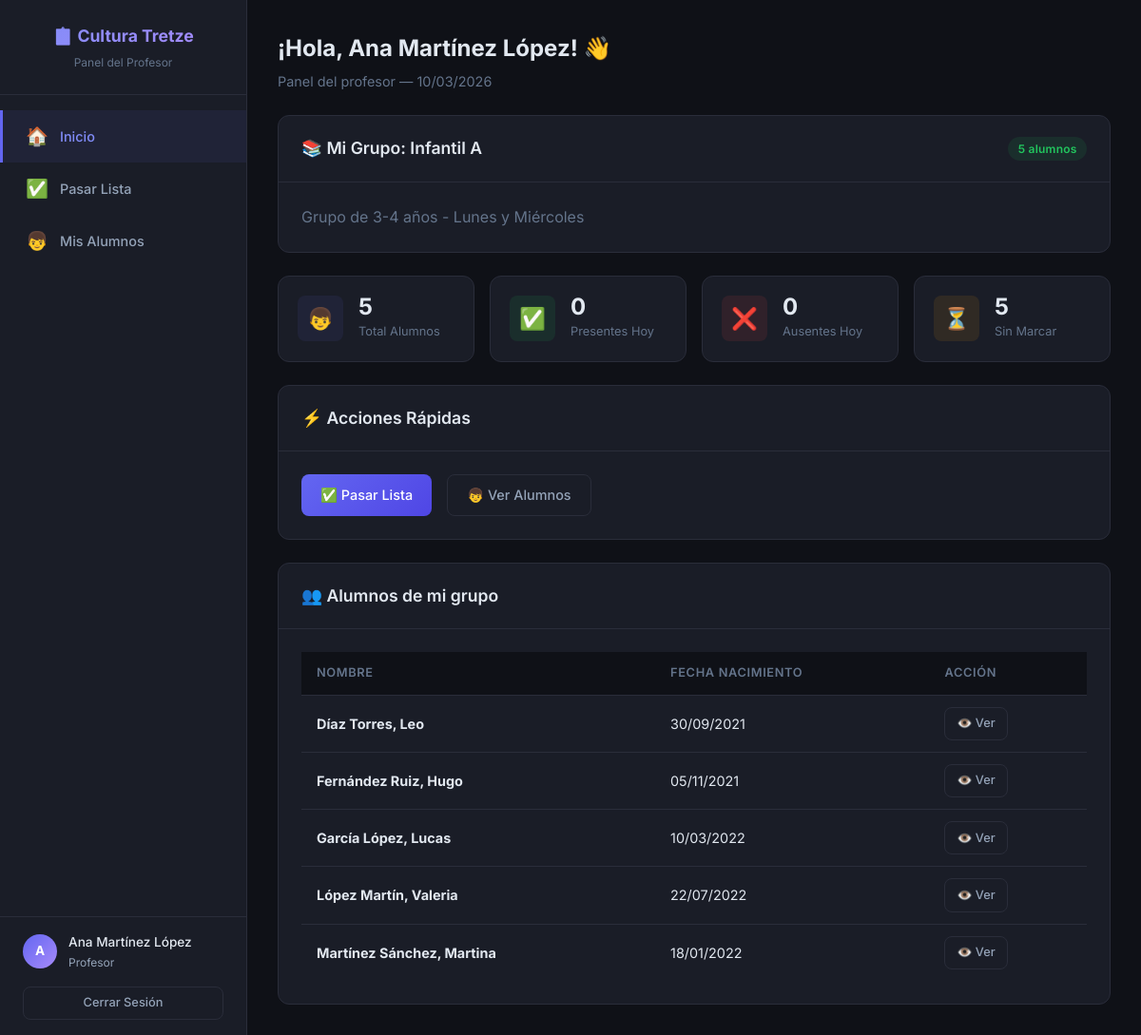
The page /teacher/index.php (signed in) on the database its author committed.
### tables this page shows
CREATE TABLE IF NOT EXISTS `groups` (
    `id` INT AUTO_INCREMENT PRIMARY KEY,
    `name` VARCHAR(100) NOT NULL,
    `description` VARCHAR(255) DEFAULT NULL,
    `teacher_id` INT DEFAULT NULL,
    `created_at` DATETIME DEFAULT CURRENT_TIMESTAMP,
    FOREIGN KEY (`teacher_id`) REFERENCES `users`(`id`) ON DELETE SET NULL
);

CREATE TABLE IF NOT EXISTS `students` (
    `id` INT AUTO_INCREMENT PRIMARY KEY,
    `name` VARCHAR(100) NOT NULL,
    `surname` VARCHAR(100) NOT NULL,
    `birthdate` DATE DEFAULT NULL,
    `parent_id` INT DEFAULT NULL,
    `group_id` INT DEFAULT NULL,
    `photo` VARCHAR(255) DEFAULT NULL,
    `notes` TEXT DEFAULT NULL,
    `created_at` DATETIME DEFAULT CURRENT_TIMESTAMP,
    FOREIGN KEY (`parent_id`) REFERENCES `users`(`id`) ON DELETE SET NULL,
    FOREIGN KEY (`group_id`) REFERENCES `groups`(`id`) ON DELETE SET NULL
);

### classes/Auth.php (called while the page is built, shortened)
<?php
class Auth {
    public static function getUserId() {
        return $_SESSION['user_id'] ?? null;
    }
    public static function getUserName() {
        return $_SESSION['user_name'] ?? null;
    }
}

### config/database.php (called while the page is built, shortened)
<?php
function getDB() {
    static $pdo = null;
    if ($pdo === null) {
        try {
            $dsn = "mysql:host=" . DB_HOST . ";dbname=" . DB_NAME . ";charset=" . DB_CHARSET;
            $pdo = new PDO($dsn, DB_USER, DB_PASS, [
                PDO::ATTR_ERRMODE            => PDO::ERRMODE_EXCEPTION,
                PDO::ATTR_DEFAULT_FETCH_MODE => PDO::FETCH_ASSOC,
                PDO::ATTR_EMULATE_PREPARES   => false,
            ]);
        } catch (PDOException $e) {
            die("Error de conexión: " . $e->getMessage());
        }
    }
    return $pdo;
}

### classes/GroupManager.php (called while the page is built, shortened)
<?php
class GroupManager {
    private $db;
    public function __construct() {
        $this->db = getDB();
    }
    public function getByTeacherId($teacherId) {
        $stmt = $this->db->prepare("
            SELECT g.*, COUNT(s.id) AS student_count
            FROM `groups` g
            LEFT JOIN students s ON s.group_id = g.id
            WHERE g.teacher_id = :teacher_id
            GROUP BY g.id
            LIMIT 1
        ");
        $stmt->execute([':teacher_id' => $teacherId]);
        return $stmt->fetch();
    }
}

### classes/Student.php (called while the page is built, shortened)
<?php
class Student {
    private $db;
    public function __construct() {
        $this->db = getDB();
    }
    public function getAll($filters = []) {
        $where = [];
        $params = [];
        if (!empty($filters['group_id'])) {
            $where[] = "s.group_id = :group_id";
            $params[':group_id'] = $filters['group_id'];
        }
        $whereClause = !empty($where) ? 'WHERE ' . implode(' AND ', $where) : '';
        $sql = "SELECT s.*,
                       g.name AS group_name,
                       u.name AS parent_name,
                       u.phone AS parent_phone
                FROM students s
                LEFT JOIN `groups` g ON s.group_id = g.id
                LEFT JOIN users u ON s.parent_id = u.id
                $whereClause
                ORDER BY s.surname, s.name";
        $stmt = $this->db->prepare($sql);
        $stmt->execute($params);
        return $stmt->fetchAll();
    }
    public function getByGroup($groupId) {
        return $this->getAll(['group_id' => $groupId]);
    }
}

### teacher/index.php (the view, shortened to what this page needs)
<?php
require_once __DIR__ . '/../classes/Auth.php';
require_once __DIR__ . '/../classes/Student.php';
require_once __DIR__ . '/../classes/GroupManager.php';
$groupManager = new GroupManager();
$studentManager = new Student();
$attendance = new AttendanceManager();
$teacherId = Auth::getUserId();
$group = $groupManager->getByTeacherId($teacherId);
$students = [];
if ($group) {
    $students = $studentManager->getByGroup($group['id']);
}
$todayStats = ['present' => 0, 'absent' => 0, 'late' => 0, 'justified' => 0, 'unmarked' => 0];
if ($group) {
    $todayAttendance = $attendance->getByGroupAndDate($group['id'], date('Y-m-d'));
    if (!empty($todayAttendance)) {
        foreach ($todayAttendance as $a) {
            if ($a['status']) {
                $todayStats[$a['status']]++;
            } else {
                $todayStats['unmarked']++;
            }
        }
    } else {
        $todayStats['unmarked'] = count($students);
    }
}
?>
<!DOCTYPE html>
<html lang="es">
<head>
    <link rel="stylesheet" href="<?= BASE_URL ?>/css/style.css">
</head>
<body>
    <div class="app-layout">
        <?php include __DIR__ . '/../includes/sidebar_teacher.php'; ?>
        <main class="main-content">
            <div class="page-title fade-in">
                <h1>¡Hola, <?= htmlspecialchars(Auth::getUserName()) ?>! 👋</h1>
                <p>Panel del profesor — <?= date('d/m/Y') ?></p>
            </div>
            <?php if (!$group): ?>
                <div class="card fade-in">
                    <div class="card-body">
                        <div class="empty-state">
                            <div class="icon">⚠️</div>
                            <h3>No tienes un grupo asignado</h3>
                            <p>Contacta con el administrador para que te asigne un grupo.</p>
                        </div>
                    </div>
                </div>
            <?php else: ?>
                <div class="card fade-in mb-3">
                    <div class="card-header">
                        <h3>📚 Mi Grupo: <?= htmlspecialchars($group['name']) ?></h3>
                        <span class="badge badge-present"><?= $group['student_count'] ?> alumnos</span>
                    </div>
                    <div class="card-body">
                        <p style="color: var(--text-muted);"><?= htmlspecialchars($group['description'] ?? 'Sin descripción') ?></p>
                    </div>
                </div>
                <div class="stats-grid fade-in">
                    <div class="stat-card">
                        <div class="stat-icon primary">👦</div>
                        <div class="stat-info">
                            <h4><?= $group['student_count'] ?></h4>
                            <p>Total Alumnos</p>
                        </div>
                    </div>
                    <div class="stat-card">
                        <div class="stat-icon success">✅</div>
                        <div class="stat-info">
                            <h4><?= $todayStats['present'] ?></h4>
                            <p>Presentes Hoy</p>
                        </div>
                    </div>
                    <div class="stat-card">
                        <div class="stat-icon danger">❌</div>
                        <div class="stat-info">
                            <h4><?= $todayStats['absent'] ?></h4>
                            <p>Ausentes Hoy</p>
                        </div>
                    </div>
                    <div class="stat-card">
                        <div class="stat-icon warning">⏳</div>
                        <div class="stat-info">
                            <h4><?= $todayStats['unmarked'] ?></h4>
                            <p>Sin Marcar</p>
                        </div>
                    </div>
                </div>
                <div class="card fade-in mb-3">
                    <div class="card-header">
                        <h3>⚡ Acciones Rápidas</h3>
                    </div>
                    <div class="card-body d-flex flex-wrap gap-2">
                        <a href="<?= BASE_URL ?>/teacher/attendance.php" class="btn btn-primary">✅ Pasar Lista</a>
                        <a href="<?= BASE_URL ?>/teacher/students.php" class="btn btn-outline">👦 Ver Alumnos</a>
                    </div>
                </div>
                <div class="card fade-in">
                    <div class="card-header">
                        <h3>👥 Alumnos de mi grupo</h3>
                    </div>
                    <div class="card-body">
                        <?php if (empty($students)): ?>
                            <div class="empty-state">
                                <div class="icon">👦</div>
                                <h3>No hay alumnos en tu grupo</h3>
                                <p>El administrador debe asignar alumnos a tu grupo.</p>
                            </div>
                        <?php else: ?>
                            <div class="table-responsive">
                                <table>
                                    <thead>
                                        <tr>
                                            <th>Nombre</th>
                                            <th>Fecha Nacimiento</th>
                                            <th>Acción</th>
                                        </tr>
                                    </thead>
                                    <tbody>
                                        <?php foreach ($students as $s): ?>
                                            <tr>
                                                <td><strong><?= htmlspecialchars($s['surname'] . ', ' . $s['name']) ?></strong></td>
                                                <td><?= $s['birthdate'] ? date('d/m/Y', strtotime($s['birthdate'])) : '-' ?></td>
                                                <td>
                                                    <a href="<?= BASE_URL ?>/teacher/students.php?action=view&id=<?= $s['id'] ?>" class="btn btn-outline btn-sm">👁️ Ver</a>
                                                </td>
                                            </tr>
                                        <?php endforeach; ?>
                                    </tbody>
                                </table>
                            </div>
                        <?php endif; ?>
                    </div>
                </div>
            <?php endif; ?>
        </main>
    </div>
</body>
</html>

### css/style.css (style rules this page uses)
:root { --primary: #6366f1; --primary-light: #818cf8; --primary-dark: #4f46e5; --primary-bg: rgba(99, 102, 241, 0.08); --success: #22c55e; --success-bg: rgba(34, 197, 94, 0.1); --danger: #ef4444; --danger-bg: rgba(239, 68, 68, 0.1); --warning: #f59e0b; --warning-bg: rgba(245, 158, 11, 0.1); --info: #3b82f6; --info-bg: rgba(59, 130, 246, 0.1); --bg: #0f1117; --bg-card: #1a1d27; --bg-card-hover: #22252f; --bg-input: #1e2130; --border: #2a2d3a; --border-focus: #6366f1; --text: #e2e8f0; --text-secondary: #94a3b8; --text-muted: #64748b; --sidebar-width: 260px; --header-height: 64px; --radius: 12px; --radius-sm: 8px; --shadow: 0 4px 24px rgba(0, 0, 0, 0.3); --shadow-sm: 0 2px 8px rgba(0, 0, 0, 0.2); --transition: all 0.2s ease; }
*, *::before, *::after { margin: 0; padding: 0; box-sizing: border-box; }
html { font-size: 16px; scroll-behavior: smooth; }
body { font-family: 'Inter', -apple-system, BlinkMacSystemFont, sans-serif; background: var(--bg); color: var(--text); line-height: 1.6; min-height: 100vh; -webkit-font-smoothing: antialiased; }
a { color: var(--primary-light); text-decoration: none; transition: var(--transition); }
.app-layout { display: flex; min-height: 100vh; }
.main-content { flex: 1; margin-left: var(--sidebar-width); padding: 2rem; min-height: 100vh; }
.card { background: var(--bg-card); border: 1px solid var(--border); border-radius: var(--radius); overflow: hidden; transition: var(--transition); }
.card-header { padding: 1.25rem 1.5rem; border-bottom: 1px solid var(--border); display: flex; align-items: center; justify-content: space-between; flex-wrap: wrap; gap: 0.75rem; }
.card-header h3 { font-size: 1.1rem; font-weight: 600; }
.card-body { padding: 1.5rem; }
.stats-grid { display: grid; grid-template-columns: repeat(auto-fit, minmax(200px, 1fr)); gap: 1rem; margin-bottom: 1.5rem; }
.stat-card { background: var(--bg-card); border: 1px solid var(--border); border-radius: var(--radius); padding: 1.25rem; display: flex; align-items: center; gap: 1rem; transition: var(--transition); }
.stat-icon { width: 48px; height: 48px; border-radius: var(--radius-sm); display: flex; align-items: center; justify-content: center; font-size: 1.4rem; }
.stat-icon.primary { background: var(--primary-bg); }
.stat-icon.success { background: var(--success-bg); }
.stat-icon.danger { background: var(--danger-bg); }
.stat-icon.warning { background: var(--warning-bg); }
.stat-info h4 { font-size: 1.5rem; font-weight: 700; line-height: 1; }
.stat-info p { font-size: 0.8rem; color: var(--text-muted); margin-top: 0.25rem; }
.page-title { margin-bottom: 1.5rem; }
.page-title h1 { font-size: 1.5rem; font-weight: 700; }
.page-title p { color: var(--text-muted); font-size: 0.9rem; margin-top: 0.25rem; }
.table-responsive { overflow-x: auto; -webkit-overflow-scrolling: touch; }
table { width: 100%; border-collapse: collapse; }
thead th { background: var(--bg); padding: 0.75rem 1rem; text-align: left; font-size: 0.8rem; font-weight: 600; color: var(--text-muted); text-transform: uppercase; letter-spacing: 0.05em; white-space: nowrap; position: sticky; top: 0; }
tbody td { padding: 0.75rem 1rem; border-top: 1px solid var(--border); font-size: 0.9rem; vertical-align: middle; }
.btn { display: inline-flex; align-items: center; justify-content: center; gap: 0.5rem; padding: 0.6rem 1.25rem; border: none; border-radius: var(--radius-sm); font-family: inherit; font-size: 0.9rem; font-weight: 500; cursor: pointer; transition: var(--transition); white-space: nowrap; text-decoration: none; }
.btn-primary { background: linear-gradient(135deg, var(--primary), var(--primary-dark)); color: white; }
.btn-outline { background: transparent; border: 1px solid var(--border); color: var(--text-secondary); }
.btn-sm { padding: 0.4rem 0.75rem; font-size: 0.8rem; }
.badge { display: inline-flex; align-items: center; padding: 0.2rem 0.65rem; border-radius: 50px; font-size: 0.75rem; font-weight: 600; letter-spacing: 0.02em; }
.badge-present { background: var(--success-bg); color: var(--success); }
.mb-3 { margin-bottom: 1.5rem; }
.d-flex { display: flex; }
.gap-2 { gap: 1rem; }
.flex-wrap { flex-wrap: wrap; }
.fade-in { animation: fadeIn 0.3s ease forwards; }

### rows shown on the page
groups: name "Infantil A", description "Grupo de 3-4 años - Lunes y Miércoles"
students: surname+name "Díaz Torres, Leo", birthdate "30/09/2021"
students: surname+name "Fernández Ruiz, Hugo", birthdate "05/11/2021"
students: surname+name "García López, Lucas", birthdate "10/03/2022"
students: surname+name "López Martín, Valeria", birthdate "22/07/2022"
students: surname+name "Martínez Sánchez, Martina", birthdate "18/01/2022"

### other values the page prints
substr(Auth::getUserName() ?? 'P', 0, 1) "A"
Auth::getUserName() "Ana Martínez López"
$group['student_count'] "5"
$todayStats['present'] "0"
$todayStats['absent'] "0"
$todayStats['unmarked'] "5"
